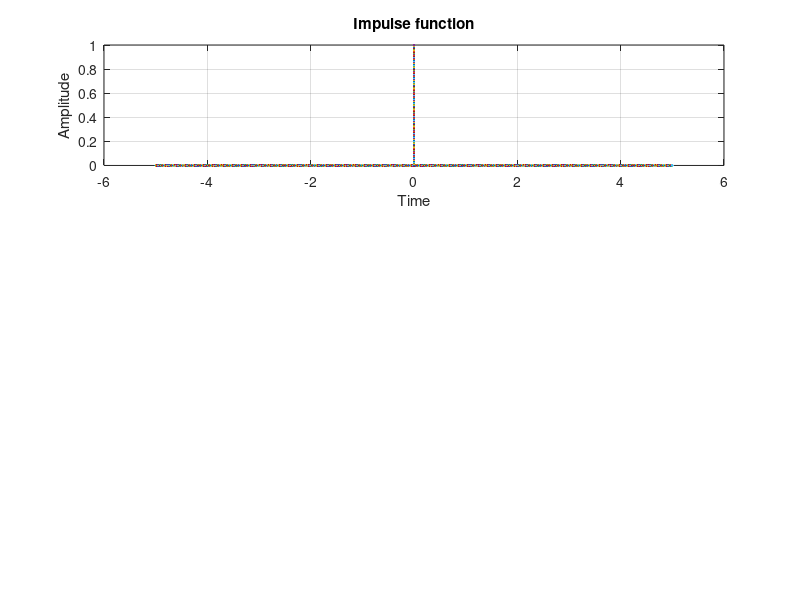

The MATLAB source for this figure:
T = input("Enter the time : ");

subplot(3,1,1)

t = -T : 0.005 : T;
y = 0;
plot(t,y)
hold on

y = 0 : 0.005 : 1;
t = 0;
plot(t,y)
hold on

grid on

xlabel("Time")
ylabel("Amplitude")
title("Impulse function")
